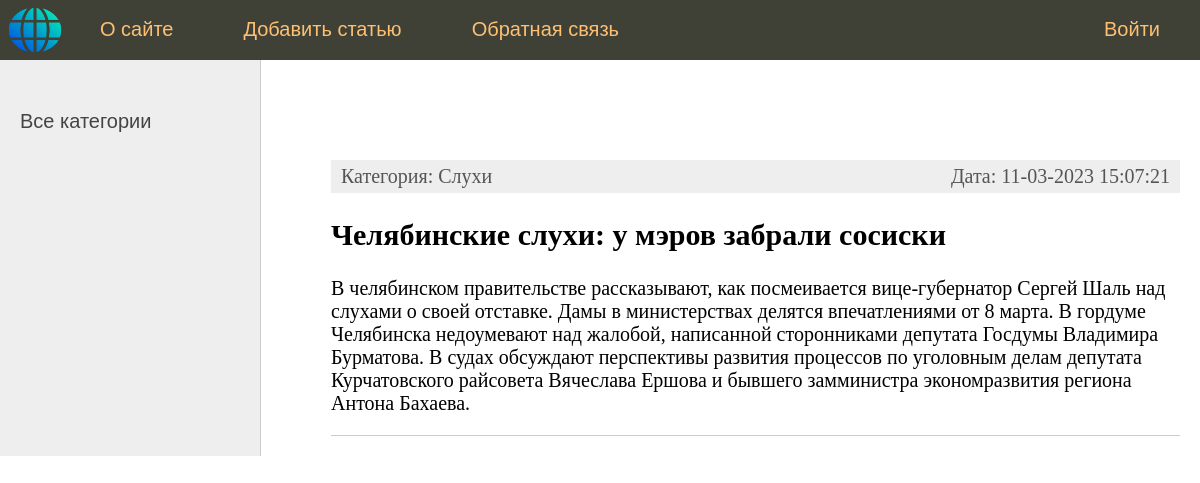
The app's page /post/4/ with its own data.
### women/models.py (models this page shows, shortened)
class Women(models.Model):
    title = models.CharField(max_length=255)
    content = models.TextField(blank=True)
    photo = models.ImageField(upload_to="photos/%Y/%m/%d", null=True)
    time_create = models.DateTimeField(auto_now_add=True)
    time_update = models.DateTimeField(auto_now=True)
    is_published = models.BooleanField(default=True)
    cat = models.ForeignKey('Category', on_delete=models.PROTECT, null=True)
    class Meta:
        verbose_name = 'Новости :)'
        verbose_name_plural = 'Новости :)'
        ordering = ['time_create', 'title']

class Category(models.Model):
    name = models.CharField(max_length=100, db_index=True)
    def __str__(self):
        return self.name

### women/views.py (the view)
# urls.py: path("post/<int:post_id>/", show_post, name="post"),
def show_post(request, post_id):
    post = Women.objects.filter(id=post_id)
    context = {
        'posts': post,
        'menu': menu,
        'title': 'Отображение по рубрикам',
        'cat_selected': post_id
    }
    return render(request, 'women/post.html', context=context)

### women/templates/women/post.html (shortened to what this page needs)
{% extends 'women/base.html' %}
{% block content %}
<ul class="list-articles">
	{% for p in posts %}
			<li>
				<div class="article-panel">
					<p class="first">Категория: {{p.cat}}</p>
					<p class="last">Дата: {{p.time_update|date:"d-m-Y H:i:s"}}</p>
				</div>
				<h2>{{p.title}}</h2>
	{% autoescape on %}
	{{p.content|linebreaks}}
	{% endautoescape %}
			</li>
	{% endfor %}
</ul>
{% endblock %}

### women/templates/women/base.html (shortened to what this page needs)
{% load static %}
<!DOCTYPE html>
	<html lang="ru">
		<head>
			<link type="text/css" href="{% static 'women/css/styles.css' %}" rel="stylesheet" />
		</head>
		<body>
		<div id="infinite-scroll">
		<table class="table-page" border=0 cellpadding="0" cellspacing="0">
		<tr><td valign=top>
		{% block mainmenu %}
				<div class="header">
					<ul id="mainmenu" class="mainmenu">
					<li class="logo"><a href="{% url 'home' %}"><div class="logo"><img class = logo src="{% static 'women/images/logo.png' %}"></div></a></li>
		{% for m in menu %}
			{% if not forloop.last %}
					<li><a href="{% url m.url_name %}">{{m.title}}</a></li>
			{% else %}
					<li class="last"><a href="{% url m.url_name %}">{{m.title}}</a></li>
			{% endif %}
		{% endfor %}
					</ul>
				</div>
		{% endblock mainmenu %}
		<table class="table-content" border=0 cellpadding="0" cellspacing="0">
		<tr>
			<td valign="top" class="left-chapters">
			<ul id="leftchapters">
			{% if cat_selected == 0 %}
				<li class="selected">Все категории</li>
			{% else %}
				<li><a href="{% url 'home' %}">Все категории</a></li>
			{% endif %}
			</ul>
		</td>
		<td valign="top" class="content">
			<div class="content-text">
		{% block content %}{% endblock %}
			</div>
		</td>
			</tr></table>
			</td></tr>
			</table>
		</body>
	</html>

### women/static/women/css/styles.css (style rules this page uses)
html, body { font-family: 'Arial'; margin: 0; padding: 0; height: 100%; width: 100%; color: #444; }
a { color: #0059b2; text-decoration: none; }
img { max-width: 600px; height: auto; }
div.article-panel { background: #eee; padding: 5px 10px 5px 10px; box-sizing: border-box; overflow: hidden; color: #555; }
div.article-panel p.first { margin: 0; float: left; }
div.article-panel p.last { margin: 0; float: right; }
ul.list-articles { list-style: none; margin: 0; padding: 0; }
ul.list-articles li { border-bottom: 1px solid #ccc; }
.table-page { width: 100%; height: 100%; vertical-align: top; }
.table-page tr { height: 100%; }
.header { background: #3F4137; height: 60px; }
.logo { background: url('../images/logo.png') no-repeat 10px 5px; width: 70px; height: 60px; }
ul.mainmenu { list-style: none; margin: 0; padding: 0; height: 60px; color: #fdc073; font-size: 20px; overflow: hidden; }
ul.mainmenu li { float: left; margin: 18px 40px 0 30px; }
ul.mainmenu li.logo { margin: 0; }
ul.mainmenu li.last { float: right; }
ul.mainmenu li a { color: #fdc073; text-decoration: none; }
.table-content { width: 100%; min-height: 100%; height: 100%; }
.left-chapters { margin: 0; background: #eee; border-right: 1px solid #ccc; min-height: 100%; }
.left-chapters ul { width: 230px; min-height: 100%; margin: 0; padding: 20px 10px 10px 20px; list-style: none; font-size: 20px; }
.left-chapters ul li { margin: 30px 0 0 0; color: #999; }
.left-chapters ul li a { color: #444; text-decoration: none; }
.content { padding: 40px 20px 20px 40px; width: 100%; box-sizing: border-box; }
.content-text { margin: 60px 0 0 30px; color: #000; font-size: 20px; font-family: Yandex Sans Display Light; }

### records on screen
Women: cat "Слухи", time_update "11-03-2023 15:07:21", title "Челябинские слухи: у мэров забрали сосиски", content "В челябинском правительстве рассказывают, как посмеивается вице-губернатор Сергей Шаль над слухами о своей отставке. Дамы в министерствах делятся впечатлениями от 8 марта. В гордуме Челябинска недоумевают над жалобой, написанной сторонниками депутата Госдумы Владимира Бурматова. В судах обсуждают перспективы развития процессов по уголовным делам депутата Курчатовского райсовета Вячеслава Ершова и бывшего замминистра экономразвития региона Антона Бахаева."

### other values on screen
{{ m.title }} "О сайте" "Добавить статью" "Обратная связь"
{{ m.title }} "Войти"
